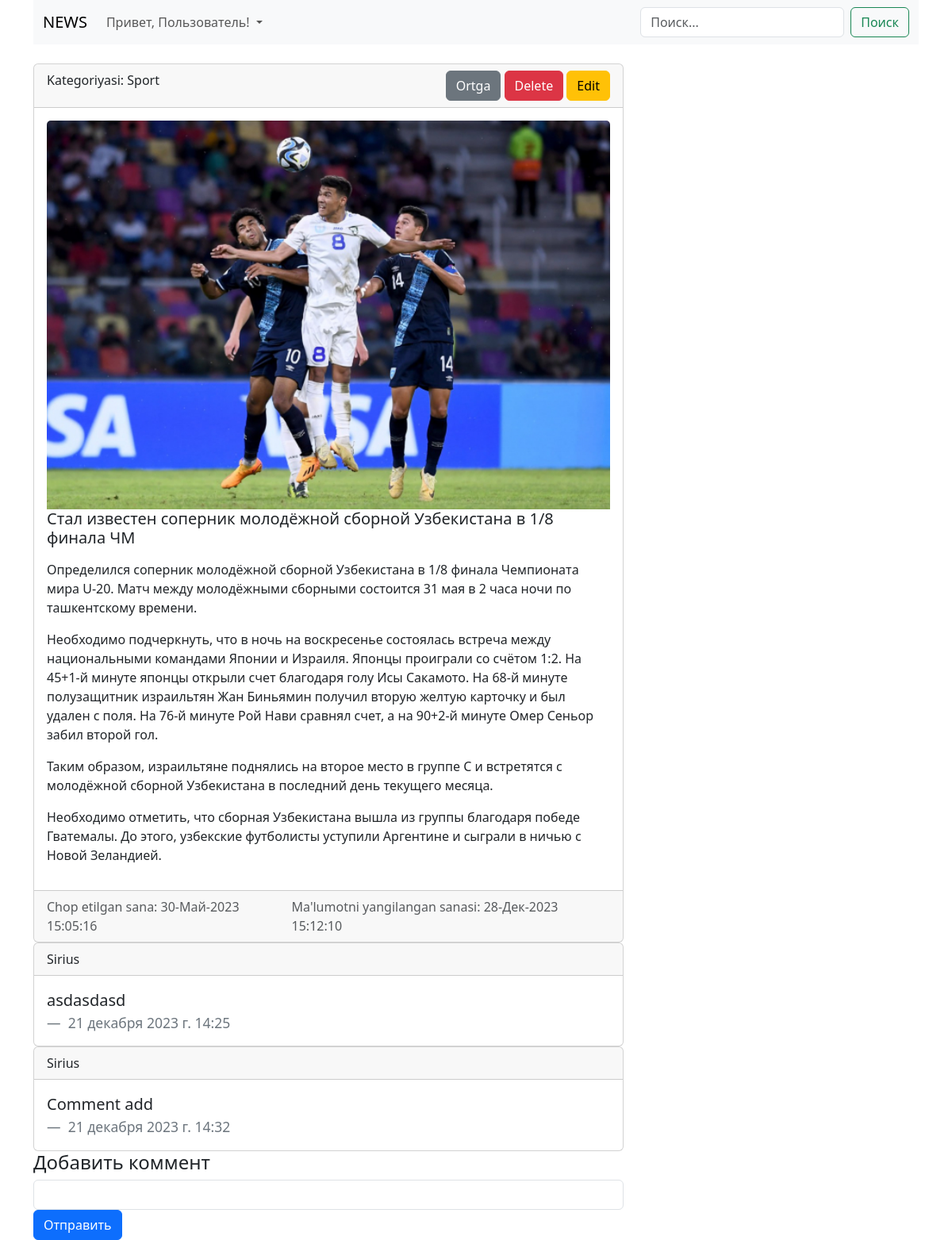
The app's page /article/1/ (signed in) with its own data.
### blog/models.py (models this page shows, shortened)
class Article(models.Model):
    title = models.CharField(max_length=255, unique=True)
    content = models.TextField()
    photo = models.ImageField(blank=True, null=True, upload_to='photos/')
    created_at = models.DateTimeField(auto_now_add=True)
    updated_at = models.DateTimeField(auto_now=True)
    publish = models.BooleanField(default=True)
    category = models.ForeignKey(Category, on_delete=models.CASCADE)
    def get_photo(self):
        try:
            return self.photo.url
        except:
            return "https://media.istockphoto.com/id/887464786/vector/no-cameras-allowed-sign-flat-icon-in-red-crossed-out-circle-vector.jpg?s=612x612&w=0&k=20&c=LVkPMBiZas8zxBPmhEApCv3UiYjcbYZJsO-CVQjAJeU="
    class Meta:
        verbose_name = 'Статья'
        verbose_name_plural = 'Статьи'

class Category(models.Model):
    title = models.CharField(max_length=255, unique=True)
    class Meta:
        verbose_name = 'Категория'
        verbose_name_plural = 'Категории'

class Comment(models.Model):
    article = models.ForeignKey(Article, on_delete=models.CASCADE)
    user = models.ForeignKey(User, on_delete=models.CASCADE)
    text = models.TextField()
    created_at = models.DateTimeField(auto_now_add=True)

### blog/views.py (the view)
# urls.py: path('article/<int:pk>/', ArticleDetail.as_view(), name='article_detail'),
class ArticleDetail(DetailView):
    model = Article
    template_name = 'blog/article_detail.html'
    context_object_name = 'article'
    def get_queryset(self):
        return Article.objects.filter(pk=self.kwargs['pk'])
    def get_context_data(self, **kwargs):
        context = super().get_context_data()
        article = Article.objects.get(pk=self.kwargs['pk'])
        context['title'] = article.title
        context['comments'] = Comment.objects.filter(article=article)
        context['comment_form'] = CommentForm()
        return context

### blog/forms.py
class CommentForm(forms.ModelForm):
    class Meta:
        model = Comment
        fields = ('text',)
        widgets = {
            'text': forms.TextInput(attrs={
                'class': "form-control"
            })
        }

### blog/templates/blog/article_detail.html (shortened to what this page needs)
{% extends 'base.html' %}
{% block header %}
{% include 'components/_header.html' %}
{% endblock header %}
{% block main %}
<div class="container">
    <div class="d-flex justify-content-between">
        <div class="col-8">
            <div class="card">
                <div class="card-header d-flex justify-content-between">
                    <div>
                        Kategoriyasi: {{ article.category.title }}
                    </div>
                    <div>
                        <a href="#" class="btn btn-secondary">Ortga</a>
                        <a href="{% url 'delete' article.pk %}" class="btn btn-danger">Delete</a>
                        <a href="{% url 'edit' article.pk %}" class="btn btn-warning">Edit</a>
                    </div>
                </div>
                <div class="card-body">
                    <img src="{{ article.get_photo }}" class="card-img-top" alt="">
                    <h5 class="card-title">{{ article.title }}</h5>
                    <p class="card-text">{{ article.content|linebreaks }}</p>
                </div>
                <div class="card-footer text-muted d-flex justify-content-between">
                    <div>
                        Chop etilgan sana: {{ article.created_at|date:'d-M-Y H:m:s' }}
                    </div>
                    <div>
                        Ma'lumotni yangilangan sanasi: {{ article.updated_at|date:'d-M-Y H:m:s' }}
                    </div>
                </div>
            </div>
            {% for comment in comments %}
            <div class="card">
                <div class="card-header">
                    {{ request.user.username }}
                </div>
                <div class="card-body">
                    <blockquote class="blockquote mb-0">
                        <p>{{ comment.text }}</p>
                        <footer class="blockquote-footer">
                            {{ comment.created_at }}
                        </footer>
                    </blockquote>
                </div>
            </div>
            {% endfor %}
            {% if request.user.is_authenticated %}
            <h4>
                Добавить коммент
            </h4>
            <form action="{% url 'add_comment' article.pk %}" method="post" enctype="multipart/form-data">
                {{ comment_form.text }}
                <button type="submit" class="btn btn-primary">
                    Отправить
                </button>
            </form>
            {% endif %}
        </div>
    </div>
</div>
{% endblock main %}

### records on screen
Article: category "Sport", get_photo (picture), title "Стал известен соперник молодёжной сборной Узбекистана в 1/8 финала ЧМ", content "Определился соперник молодёжной сборной Узбекистана в 1/8 финала Чемпионата мира U-20. Матч между молодёжными сборными состоится 31 мая в 2 часа ночи по ташкентскому времени. Необходимо подчеркнуть, что в ночь на воскресенье состоялась встреча между национальными командами Японии и Израиля. Японцы проиграли со счётом 1:2. На 45+1-й минуте японцы открыли счет благодаря голу Исы Сакамото. На 68-й минуте полузащитник израильтян Жан Биньямин получил вторую желтую карточку и был удален с поля. На 76-й минуте Рой Нави сравнял счет, а на 90+2-й минуте Омер Сеньор забил второй гол. Таким образом, израильтяне поднялись на второе место в группе С и встретятся с молодёжной сборной Узбекистана в…", created_at "30-Май-2023 15:05:16", updated_at "28-Дек-2023 15:12:10"
Comment: text "asdasdasd", created_at "21 декабря 2023 г. 14:25"
Comment: text "Comment add", created_at "21 декабря 2023 г. 14:32"

### other values on screen
{{ request.user.username }} "Sirius"
